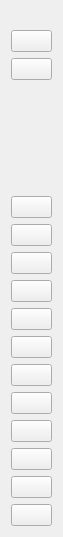
<?xml version="1.0" encoding="UTF-8"?>
<ui version="4.0">
 <class>ToolForm</class>
 <widget class="QWidget" name="ToolForm">
  <property name="geometry">
   <rect>
    <x>0</x>
    <y>0</y>
    <width>63</width>
    <height>537</height>
   </rect>
  </property>
  <property name="windowTitle">
   <string>Tool</string>
  </property>
  <property name="styleSheet">
   <string notr="true"/>
  </property>
  <layout class="QVBoxLayout" name="verticalLayout">
   <property name="topMargin">
    <number>30</number>
   </property>
   <item>
    <widget class="QPushButton" name="groupControlBtn">
     <property name="toolTip">
      <string>group control</string>
     </property>
     <property name="text">
      <string/>
     </property>
    </widget>
   </item>
   <item>
    <widget class="QPushButton" name="fullScreenBtn">
     <property name="toolTip">
      <string>full screen</string>
     </property>
     <property name="text">
      <string/>
     </property>
    </widget>
   </item>
   <item>
    <spacer name="verticalSpacer">
     <property name="orientation">
      <enum>Qt::Vertical</enum>
     </property>
     <property name="sizeHint" stdset="0">
      <size>
       <width>20</width>
       <height>40</height>
      </size>
     </property>
    </spacer>
   </item>
   <item>
    <widget class="QPushButton" name="expandNotifyBtn">
     <property name="toolTip">
      <string>expand notify</string>
     </property>
     <property name="text">
      <string/>
     </property>
    </widget>
   </item>
   <item>
    <widget class="QPushButton" name="touchBtn">
     <property name="toolTip">
      <string>touch switch</string>
     </property>
     <property name="text">
      <string/>
     </property>
    </widget>
   </item>
   <item>
    <widget class="QPushButton" name="openScreenBtn">
     <property name="toolTip">
      <string>open screen</string>
     </property>
     <property name="text">
      <string/>
     </property>
    </widget>
   </item>
   <item>
    <widget class="QPushButton" name="closeScreenBtn">
     <property name="toolTip">
      <string>close screen</string>
     </property>
     <property name="text">
      <string/>
     </property>
    </widget>
   </item>
   <item>
    <widget class="QPushButton" name="powerBtn">
     <property name="toolTip">
      <string>power</string>
     </property>
     <property name="text">
      <string/>
     </property>
    </widget>
   </item>
   <item>
    <widget class="QPushButton" name="volumeUpBtn">
     <property name="toolTip">
      <string>volume up</string>
     </property>
     <property name="text">
      <string/>
     </property>
    </widget>
   </item>
   <item>
    <widget class="QPushButton" name="volumeDownBtn">
     <property name="toolTip">
      <string>volume down</string>
     </property>
     <property name="text">
      <string/>
     </property>
    </widget>
   </item>
   <item>
    <widget class="QPushButton" name="appSwitchBtn">
     <property name="toolTip">
      <string>app switch</string>
     </property>
     <property name="text">
      <string/>
     </property>
    </widget>
   </item>
   <item>
    <widget class="QPushButton" name="menuBtn">
     <property name="toolTip">
      <string>menu</string>
     </property>
     <property name="text">
      <string/>
     </property>
    </widget>
   </item>
   <item>
    <widget class="QPushButton" name="homeBtn">
     <property name="toolTip">
      <string>home</string>
     </property>
     <property name="text">
      <string/>
     </property>
    </widget>
   </item>
   <item>
    <widget class="QPushButton" name="returnBtn">
     <property name="toolTip">
      <string>return</string>
     </property>
     <property name="text">
      <string/>
     </property>
    </widget>
   </item>
   <item>
    <widget class="QPushButton" name="screenShotBtn">
     <property name="toolTip">
      <string>screen shot</string>
     </property>
     <property name="text">
      <string/>
     </property>
    </widget>
   </item>
  </layout>
 </widget>
 <resources/>
 <connections/>
</ui>
